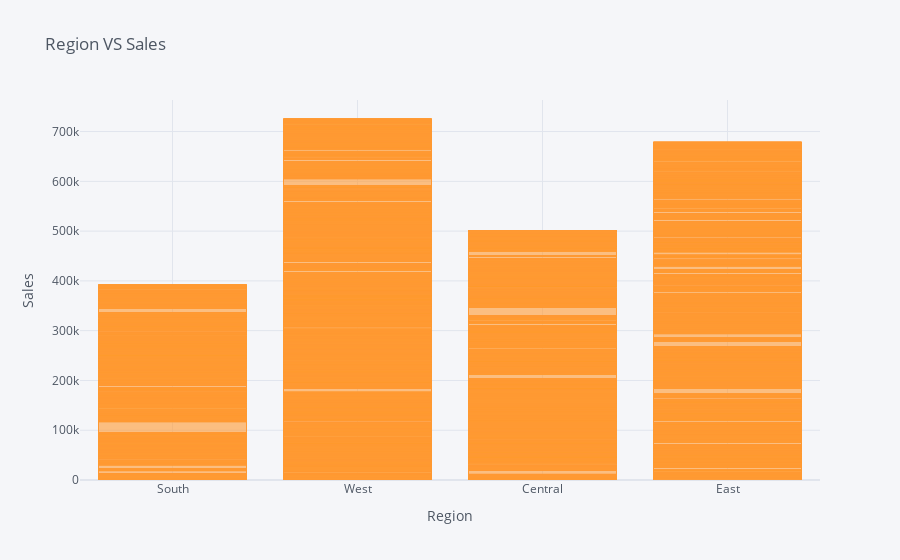

Notebook code for this chart:
### Code cell
df.iplot(x="Region", y="Sales",kind='bar',title='Region VS Sales',xTitle='Region',yTitle='Sales')

### Figure 1 — Plotly figure (JSON) as saved in the notebook; plotly's stock layout.template omitted (floating-point values rounded to 4 significant figures; data arrays with more than 128 entries replaced by an {"elided": "..."} marker saying what was removed)
{"data": [{"marker": {"color": "rgba(255, 153, 51, 0.6)", "line": {"color": "rgba(255, 153, 51, 1.0)", "width": 1}}, "name": "Sales", "orientation": "v", "text": "", "type": "bar", "x": {"elided": "9977 str values"}, "y": {"elided": "9977 float values"}}], "layout": {"legend": {"bgcolor": "#F5F6F9", "font": {"color": "#4D5663"}}, "paper_bgcolor": "#F5F6F9", "plot_bgcolor": "#F5F6F9", "title": {"font": {"color": "#4D5663"}, "text": "Region VS Sales"}, "xaxis": {"gridcolor": "#E1E5ED", "showgrid": true, "tickfont": {"color": "#4D5663"}, "title": {"font": {"color": "#4D5663"}, "text": "Region"}, "zerolinecolor": "#E1E5ED"}, "yaxis": {"gridcolor": "#E1E5ED", "showgrid": true, "tickfont": {"color": "#4D5663"}, "title": {"font": {"color": "#4D5663"}, "text": "Sales"}, "zerolinecolor": "#E1E5ED"}}}
